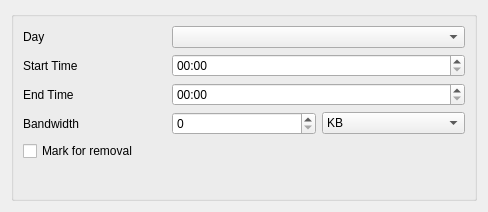
<?xml version="1.0" encoding="UTF-8"?>
<ui version="4.0">
 <class>Form</class>
 <widget class="QWidget" name="Form">
  <property name="geometry">
   <rect>
    <x>0</x>
    <y>0</y>
    <width>488</width>
    <height>208</height>
   </rect>
  </property>
  <property name="minimumSize">
   <size>
    <width>400</width>
    <height>0</height>
   </size>
  </property>
  <property name="windowTitle">
   <string>Form</string>
  </property>
  <layout class="QVBoxLayout" name="verticalLayout">
   <item>
    <widget class="QGroupBox" name="groupBox">
     <property name="sizePolicy">
      <sizepolicy hsizetype="Preferred" vsizetype="Minimum">
       <horstretch>0</horstretch>
       <verstretch>0</verstretch>
      </sizepolicy>
     </property>
     <property name="minimumSize">
      <size>
       <width>410</width>
       <height>190</height>
      </size>
     </property>
     <property name="title">
      <string/>
     </property>
     <layout class="QGridLayout" name="gridLayout">
      <item row="2" column="1">
       <widget class="QLabel" name="lblStartTime">
        <property name="text">
         <string>Start Time</string>
        </property>
       </widget>
      </item>
      <item row="6" column="1">
       <widget class="QLabel" name="lblBW">
        <property name="text">
         <string>Bandwidth</string>
        </property>
       </widget>
      </item>
      <item row="6" column="2">
       <widget class="QSpinBox" name="spinRate"/>
      </item>
      <item row="4" column="1">
       <widget class="QLabel" name="lblEndTime">
        <property name="text">
         <string>End Time</string>
        </property>
       </widget>
      </item>
      <item row="1" column="1">
       <widget class="QLabel" name="lblDay">
        <property name="text">
         <string>Day</string>
        </property>
       </widget>
      </item>
      <item row="10" column="1" colspan="2">
       <widget class="QCheckBox" name="chkRemove">
        <property name="sizePolicy">
         <sizepolicy hsizetype="Maximum" vsizetype="Fixed">
          <horstretch>0</horstretch>
          <verstretch>0</verstretch>
         </sizepolicy>
        </property>
        <property name="minimumSize">
         <size>
          <width>25</width>
          <height>0</height>
         </size>
        </property>
        <property name="text">
         <string>Mark for removal</string>
        </property>
       </widget>
      </item>
      <item row="11" column="2">
       <widget class="QLabel" name="lineError">
        <property name="text">
         <string/>
        </property>
       </widget>
      </item>
      <item row="6" column="3">
       <widget class="QComboBox" name="cmbUnit">
        <item>
         <property name="text">
          <string>KB</string>
         </property>
        </item>
        <item>
         <property name="text">
          <string>MB</string>
         </property>
        </item>
        <item>
         <property name="text">
          <string>GB</string>
         </property>
        </item>
       </widget>
      </item>
      <item row="4" column="2" colspan="2">
       <widget class="QTimeEdit" name="timeEnd">
        <property name="displayFormat">
         <string>HH:mm</string>
        </property>
       </widget>
      </item>
      <item row="2" column="2" colspan="2">
       <widget class="QTimeEdit" name="timeStart">
        <property name="displayFormat">
         <string>HH:mm</string>
        </property>
       </widget>
      </item>
      <item row="1" column="2" colspan="2">
       <widget class="QComboBox" name="cmbDay"/>
      </item>
     </layout>
    </widget>
   </item>
  </layout>
 </widget>
 <resources/>
 <connections/>
</ui>
